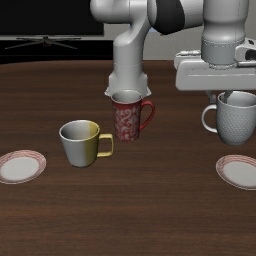
#> input picture code/data/attention-view-0.png, 256 x 256 px
$ python build_study_figures.py
#> lines starting #> are read from the running program, lines starting #| are printed output that depends on the picture
"""Build the published success-rate and post-softmax attention figures."""
import argparse
import csv
from pathlib import Path

import matplotlib
matplotlib.use("Agg")
import matplotlib.pyplot as plt
from matplotlib.colors import LinearSegmentedColormap, Normalize
from matplotlib.lines import Line2D
from matplotlib.ticker import PercentFormatter
import numpy as np
from PIL import Image


INK = "#172520"
FOREST = "#173c36"
COPPER = "#b05635"
MUTED = "#55645b"
PAPER = "#fdfcf8"
RULE = "#d6dcd4"
CONDITIONS = (
    ("base", "Base VLM", FOREST, "o", "-"),
    ("finetuned", "Mixed VQA + LIBERO", COPPER, "D", "--"),
)


def draw_curves(data, output):
    with (data / "libero.csv").open(newline="") as source:
#> (reads code/data/libero.csv from the repository)
        rows = list(csv.DictReader(source))
    fig, axes = plt.subplots(1, 2, figsize=(9.8, 3.75), sharey=True)
    fig.subplots_adjust(left=.085, right=.975, top=.73, bottom=.17, wspace=.22)
    fig.text(.03, .905, "LIBERO rollout success", fontsize=18, family="serif")
    legend = [Line2D([], [], color=c, marker=m, linestyle=line, lw=2.15, ms=6)
              for _, _, c, m, line in CONDITIONS]
    fig.legend(legend, [c[1] for c in CONDITIONS], ncol=2, frameon=False,
               loc="center right", bbox_to_anchor=(.98, .924), fontsize=10,
               handlelength=2.6, columnspacing=1.5)
    fig.add_artist(Line2D([.03, .975], [.855, .855], transform=fig.transFigure,
                         color=RULE, lw=.8))
    for ax, (scope, title) in zip(axes, [("frozen", "Frozen VLM"), ("full", "Full VLA")]):
        ax.set_title(title, loc="left", y=1.035, fontsize=12, fontweight="bold")
        for arm, _, color, marker, line in CONDITIONS:
            selected = sorted((r for r in rows if r["scope"] == scope and
                               r["suite"] == "all" and r["start_vlm"] == arm),
                              key=lambda r: int(r["updates"]))
            updates = [int(r["updates"]) / 1000 for r in selected]
            if updates != [4, 8, 12] or any(int(r["episodes"]) != 2000 for r in selected):
                raise ValueError(f"Incomplete condition: {scope}/{arm}")
            success = [100 * int(r["successes"]) / int(r["episodes"]) for r in selected]
            ax.plot(updates, success, color=color, ls=line, marker=marker,
                    lw=2.2, ms=6, markeredgecolor=PAPER, markeredgewidth=.75)
            for i, (x, y) in enumerate(zip(updates, success)):
                # Place the lower series' labels below the line after it crosses the other arm.
                below = (scope == "full" and arm == "finetuned" and i > 0) or (
                    scope == "frozen" and arm == "base" and i > 0)
                ax.annotate(f"{y:.2f}", (x, y), xytext=(0, -14 if below else 7),
                            textcoords="offset points", ha="center", fontsize=9.5, color=color)
        ax.set(xlim=(3.3, 12.7), ylim=(45, 91), xticks=[4, 8, 12],
               xticklabels=["4k", "8k", "12k"], yticks=[50, 60, 70, 80, 90])
        ax.grid(axis="y", color=RULE, lw=.7)
        ax.spines[:].set_visible(False)
        ax.tick_params(length=0, labelcolor=MUTED, pad=5, labelsize=9)
        ax.set_xlabel("Optimizer updates", fontsize=9.5, color=MUTED, labelpad=7)
    axes[0].set_ylabel("Success rate (%)", fontsize=9.5, color=MUTED, labelpad=7)
    fig.savefig(output / "libero-curves.svg", metadata={"Date": None})
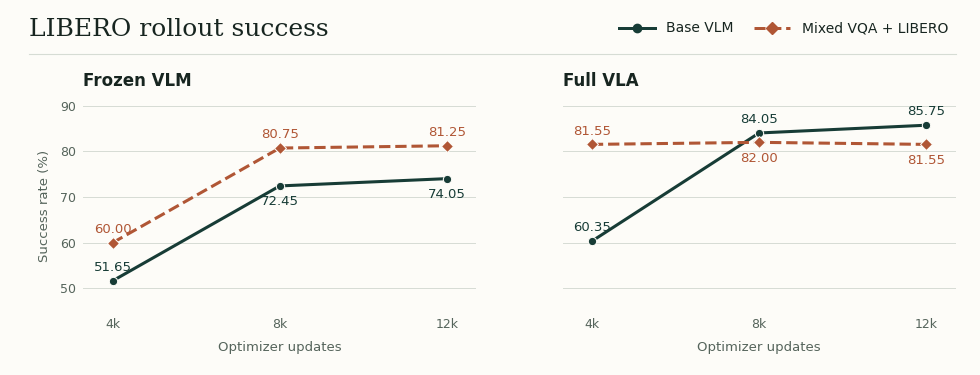
#> figure drawn by matplotlib, 2 panels
    plt.close(fig)


def draw_attention(data, output):
    with np.load(data / "attention-map-input.npz") as source:
#> (reads code/data/attention-map-input.npz from the repository)
        maps = {key: source[key] for key in source}
    views = [np.asarray(Image.open(data / f"attention-view-{i}.png").convert("RGB"))
             for i in range(2)]
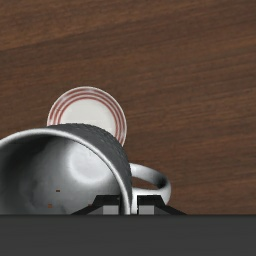
#> input picture code/data/attention-view-1.png, 256 x 256 px
#> views = 2 items
    fig, axes = plt.subplots(2, 5, figsize=(10.6, 5.15))
    fig.subplots_adjust(left=.071, right=.98, top=.745, bottom=.12, wspace=.05, hspace=.075)
    fig.text(.03, .93, "Where the first action query attends", fontsize=18, family="serif")
    fig.text(.977, .935, "Frozen VLM   /   8k updates   /   Frame 70", fontsize=9,
             color=MUTED, ha="right")
    norm = Normalize(0, max(map_.max() for map_ in maps.values()))
    cmap = LinearSegmentedColormap.from_list("visual_attention",
        ["#251b32", "#5c344f", "#9a4b43", "#cc7348", "#eda85a", "#ffe5a2"])
    for label, start, stop, color in [("Observation", 0, 0, MUTED),
                                      ("Base VLM", 1, 2, FOREST),
                                      ("Mixed VQA + LIBERO", 3, 4, COPPER)]:
        x0 = axes[0, start].get_position().x0
        x1 = axes[0, stop].get_position().x1
        fig.text(x0, .834, label, fontsize=11, color=color, fontweight="bold")
        fig.add_artist(Line2D([x0, x1], [.815, .815], transform=fig.transFigure,
                             color=color, lw=1.2))
    names = (None, "base_14", "base_15", "finetuned_14", "finetuned_15")
    headers = ["Original RGB", "SA · layer 14", "CA · layer 15", "SA · layer 14", "CA · layer 15"]
    for row, rgb in enumerate(views):
        for col, group in enumerate(names):
            ax = axes[row, col]
            ax.imshow(rgb)
            ax.set(xticks=[], yticks=[])
            ax.spines[:].set_visible(False)
            if row == 0:
                ax.set_title(headers[col], fontsize=9, loc="left", color=MUTED, pad=5)
            if col == 0:
                ax.set_ylabel(("Scene camera", "Wrist camera")[row], fontsize=9.5,
                              labelpad=8, color=INK, fontweight="bold")
                continue
            weights = maps[group][row]
            if weights.shape != (8, 8):
                raise ValueError(f"Unexpected attention grid: {weights.shape}")
            h, w = rgb.shape[:2]
            # All panels share the same raw probability scale and 8×8 bin boundaries.
            ax.imshow(weights, cmap=cmap, norm=norm, interpolation="nearest", alpha=.64,
                      extent=(-.5, w-.5, h-.5, -.5))
            ax.text(.045, .045, f"Σ {weights.sum():.1%}", transform=ax.transAxes,
                    fontsize=8, color="white", bbox={"facecolor": INK, "edgecolor": "none",
                    "boxstyle": "round,pad=.22", "alpha": .86})
#> this loop made 2 passes
#> row on passes 1 to 2: 0, 1
    bar = fig.add_axes([.63, .065, .347, .017])
    cb = fig.colorbar(plt.cm.ScalarMappable(norm=norm, cmap=cmap), cax=bar,
                      orientation="horizontal", ticks=[0, .004, .008, .012],
                      format=PercentFormatter(1, decimals=1))
    cb.outline.set_visible(False)
    cb.ax.tick_params(length=2, color=MUTED, labelcolor=MUTED, labelsize=8, pad=3)
    fig.text(.072, .059, "Σ  Total attention assigned to the camera", fontsize=9, color=MUTED)
    fig.text(.61, .066, "Per token", ha="right", fontsize=9, color=MUTED)
    fig.savefig(output / "attention-map.png", dpi=190)
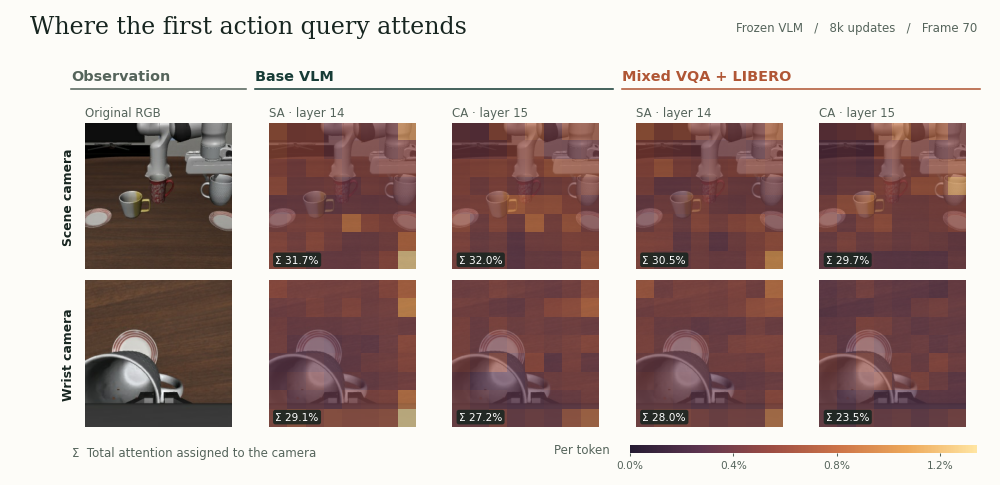
#> figure drawn by matplotlib, 11 panels
    plt.close(fig)


def main():
    parser = argparse.ArgumentParser(description=__doc__)
    parser.add_argument("--data", type=Path, default=Path(__file__).resolve().parents[1] / "data")
    parser.add_argument("--out", type=Path, default=Path("figures"))
    args = parser.parse_args()
    args.out.mkdir(exist_ok=True, parents=True)
    with matplotlib.rc_context({
        "font.family": "DejaVu Sans", "font.serif": ["DejaVu Serif"],
        "text.color": INK, "axes.titlecolor": INK, "axes.axisbelow": True,
        "axes.facecolor": PAPER, "figure.facecolor": PAPER, "savefig.facecolor": PAPER,
        "svg.fonttype": "path", "svg.hashsalt": "libero-capstone-figures-v2",
    }):
        draw_curves(args.data, args.out)
        draw_attention(args.data, args.out)


if __name__ == "__main__":
    main()
